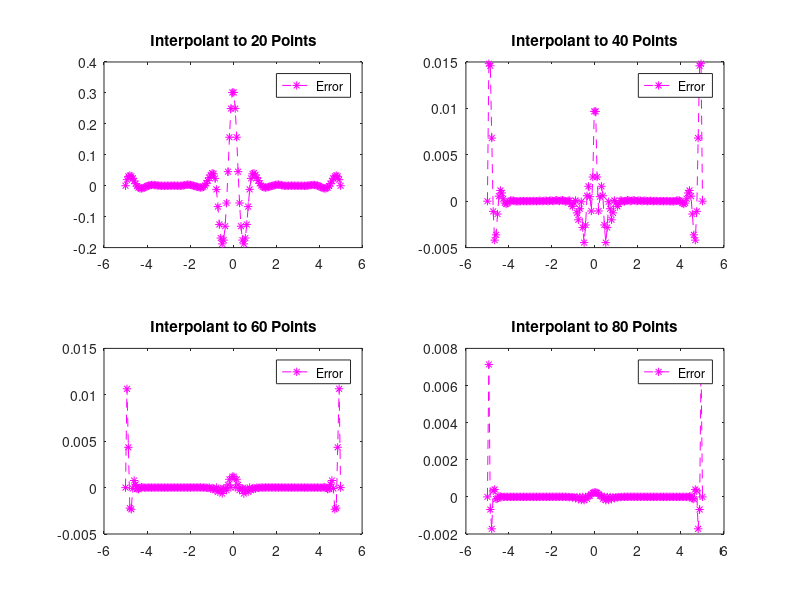

The MATLAB source for this figure:
xx  = linspace(-5,5,150);
%endcond = -50*xx([1 end])./((1 + xx([1 end]).^2).^2)

for i = 1:4
    x = linspace(-5,5,20+20*(i-1));
    y  = 25 ./ (1+x.^2);
    subplot(2,2,i);
    pp = csape(x,y,'periodic');
    plot(xx , 25 ./ (1+xx.^2)-fnval(pp,xx),'m*--');
    tmp_title =['Interpolant to ',num2str(20+20*(i-1)),' Points'];
    title(tmp_title);
    %title('Clamped Cubic Spline Interpolant to Twenty Points');
    legend('Error');
end
%\frac{25}{1+x^{2}}
% annotation('textbox',...
%     [0.300350061724913 0.895627015746538 0.418928571428572 0.102380952380952],...
%     'String','Error in Periodic Cubic Spline Interpolant to 25 / (1+x^2) ',...
%     'LineStyle','none',...
%     'Interpreter','tex',...
%     'HorizontalAlignment','center',...
%     'FontWeight','bold',...
%     'FontSize',12,...
%     'FitBoxToText','off',...
%     'EdgeColor',[1 1 1]);
% 
% annotation('textbox',...
%     [0.483660130718954 0.0418326693227092 0.104575163398693 0.0358565737051792],...
%     'String','Figure 6',...
%     'LineStyle','none',...
%     'FontSize',12,...
%     'FitBoxToText','off');
